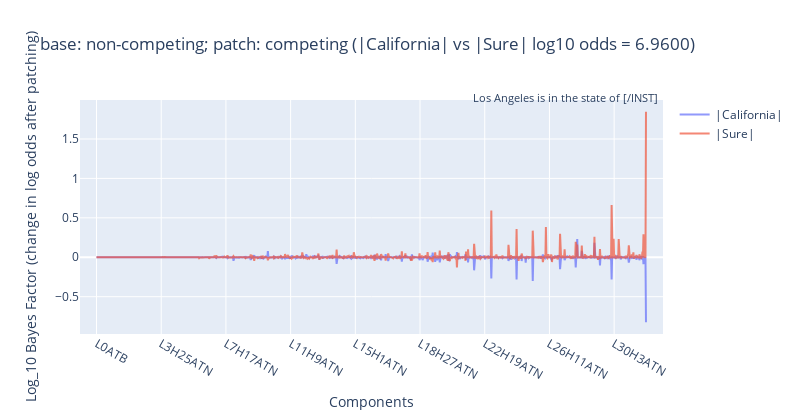
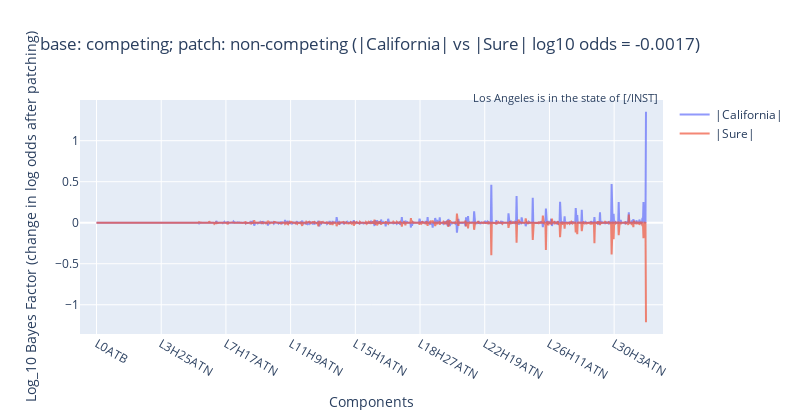

Source (notebook cell) for these figures, in order:
### Code cell
for ld, title in [
    (ld_nc_c, "base: non-competing; patch: competing"),
    (ld_c_nc, "base: competing; patch: non-competing"),
]:
    orig_logits = ld.pd.final_logits
    logits, labels = ld.get_logits_and_labels()

    orig_log_odds = orig_logits.softmax(dim=-1).logit()
    orig_log_odds_diff = (
        orig_logits[pd_nc.ml_token] - orig_logits[pd_c.ml_token]
    )
    log_odds = logits.softmax(dim=-1).logit()

    utils.plot_head_data(
        lines=[
            (
                f"|{pd_nc.ml_str}|",
                (log_odds - orig_log_odds)[:, pd_nc.ml_token] / np.log(10),
                labels,
            ),
            (
                f"|{pd_c.ml_str}|",
                (log_odds - orig_log_odds)[:, pd_c.ml_token] / np.log(10),
                labels,
            ),
        ],
        annotation_text=ld.pd.prompt.split("\n")[-1],
        title=title
        + f"\n(|{pd_nc.ml_str}| vs |{pd_c.ml_str}| log10 odds = {orig_log_odds_diff / np.log(10):.4f})",
        yaxis_title="Log_10 Bayes Factor\n(change in log odds after patching)",
        xaxis_title="Components",
        height=420,
        width=800,
    ).show()

### Figure 1 — Plotly figure (JSON) as saved in the notebook; plotly's stock layout.template omitted (floating-point values rounded to 4 significant figures; data arrays with more than 128 entries replaced by an {"elided": "..."} marker saying what was removed)
{"data": [{"mode": "lines", "name": "|California|", "opacity": 0.7, "type": "scatter", "x": {"elided": "1088 str values"}, "y": {"elided": "1088 float values"}}, {"mode": "lines", "name": "|Sure|", "opacity": 0.7, "type": "scatter", "x": {"elided": "1088 str values"}, "y": {"elided": "1088 float values"}}], "layout": {"annotations": [{"font": {"size": 11}, "showarrow": false, "text": "Los Angeles is in the state of [/INST] ", "x": 1, "xref": "paper", "y": 1.05, "yref": "paper"}], "height": 420, "hovermode": "x unified", "showlegend": true, "title": {"text": "base: non-competing; patch: competing\n(|California| vs |Sure| log10 odds = 6.9600)"}, "width": 800, "xaxis": {"range": [-32.64, 1121.0], "ticktext": ["L0ATB", "L3H25ATN", "L7H17ATN", "L11H9ATN", "L15H1ATN", "L18H27ATN", "L22H19ATN", "L26H11ATN", "L30H3ATN"], "tickvals": [0, 128, 256, 384, 512, 640, 768, 896, 1024], "title": {"text": "Components"}}, "yaxis": {"title": {"text": "Log_10 Bayes Factor\n(change in log odds after patching)"}}}}

### Figure 2 — Plotly figure (JSON) as saved in the notebook; plotly's stock layout.template omitted (floating-point values rounded to 4 significant figures; data arrays with more than 128 entries replaced by an {"elided": "..."} marker saying what was removed)
{"data": [{"mode": "lines", "name": "|California|", "opacity": 0.7, "type": "scatter", "x": {"elided": "1088 str values"}, "y": {"elided": "1088 float values"}}, {"mode": "lines", "name": "|Sure|", "opacity": 0.7, "type": "scatter", "x": {"elided": "1088 str values"}, "y": {"elided": "1088 float values"}}], "layout": {"annotations": [{"font": {"size": 11}, "showarrow": false, "text": "Los Angeles is in the state of [/INST] ", "x": 1, "xref": "paper", "y": 1.05, "yref": "paper"}], "height": 420, "hovermode": "x unified", "showlegend": true, "title": {"text": "base: competing; patch: non-competing\n(|California| vs |Sure| log10 odds = -0.0017)"}, "width": 800, "xaxis": {"range": [-32.64, 1121.0], "ticktext": ["L0ATB", "L3H25ATN", "L7H17ATN", "L11H9ATN", "L15H1ATN", "L18H27ATN", "L22H19ATN", "L26H11ATN", "L30H3ATN"], "tickvals": [0, 128, 256, 384, 512, 640, 768, 896, 1024], "title": {"text": "Components"}}, "yaxis": {"title": {"text": "Log_10 Bayes Factor\n(change in log odds after patching)"}}}}
